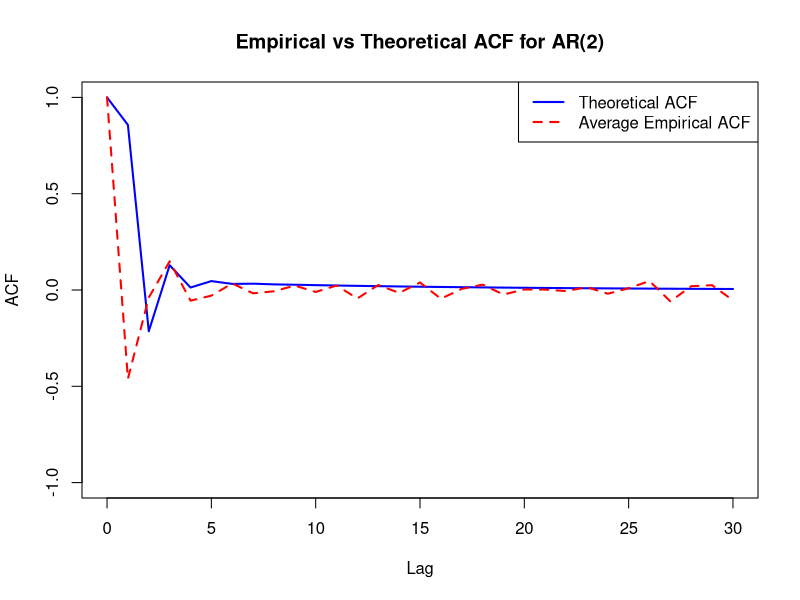

R code for this plot:
# -----------------------------
# Q1.2 - ACF Plot for AR(2)
# phi1 = -0.6, phi2 = -0.3 (Madsen notation, same in R simulation here)
# -----------------------------

library(forecast)

# Set seed for reproducibility
set.seed(123)

# Parameters
n <- 200
num_series <- 5
max_lag <- 30

phi1 <- -0.6
phi2 <- -0.3

# Step 1: Simulate 5 realizations of AR(2)
simulations <- replicate(num_series, arima.sim(model = list(ar = c(phi1, phi2)), n = n))

# Step 2: Empirical ACFs for each realization
acf_list <- apply(simulations, 2, function(x) acf(x, plot = FALSE, lag.max = max_lag)$acf)

# Step 3: Average ACF across simulations
avg_empirical_acf <- rowMeans(acf_list)
lags <- 0:max_lag

# Step 4: Theoretical ACF from textbook formula
theoretical_acf <- numeric(max_lag + 1)
theoretical_acf[1] <- 1
theoretical_acf[2] <- -phi1 / (1 + phi2)
theoretical_acf[3] <- -phi2 + phi1 * theoretical_acf[2]

for (k in 4:(max_lag + 1)) {
  theoretical_acf[k] <- -phi1 * theoretical_acf[k - 1] - phi2 * theoretical_acf[k - 2]
}

# Step 5: Plot
plot(lags, theoretical_acf, type = "l", col = "blue", lwd = 2,
     xlab = "Lag", ylab = "ACF", ylim = c(-1, 1),
     main = "Empirical vs Theoretical ACF for AR(2)")
lines(lags, avg_empirical_acf, col = "red", lwd = 2, lty = 2)
legend("topright", legend = c("Theoretical ACF", "Average Empirical ACF"),
       col = c("blue", "red"), lty = c(1, 2), lwd = 2)
